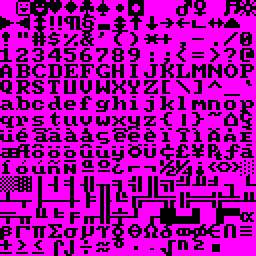
#> input picture ImageProcessingExample/FontsOG.png, 128 x 128 px (shown 2 times larger)
$ python SimpleImageProcessing.py
#> lines starting #> are read from the running program, lines starting #| are printed output that depends on the picture
"""
A small script using pillow to fix colors in an input image.
1. We want to replace the purple with transluscence.
2. We want to scale up the files.
"""

from PIL import Image

IN_FILE = "FontsOG.png"
OUT_FILE_1 = "FONTS_8.png"
OUT_FILE_2 = "FONTS_16.png"

# Load files, make conversions as necessary

with Image.open(IN_FILE) as img:
#> img is the input picture: PIL image 128x128 P; mean R, G, B 166.1, 0, 166.1
    new_img = img.convert("RGBA")

    # The new_img_map is necessary in order to access pixel level data.
    new_img_map = new_img.load()
    HEIGHT, WIDTH = img.size
#> HEIGHT = 128; WIDTH = 128

# Replace the purple with transluscence.

for i in range(HEIGHT):
    for j in range(WIDTH):
        print(new_img_map[i,j])

        # For sake of simplicity, we hardcode this.
        if new_img_map[i,j]!=(0,0,0,255):
            new_img_map[i,j]=(0,0,0,0)
#> this loop made 128 passes
#> (printed output is left out)

# Export at original and 2x scales.

new_img.save(OUT_FILE_1)
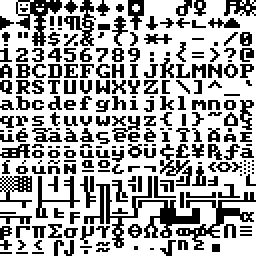
#> saved as FONTS_8.png: PIL image 128x128 RGBA (shown 2 times larger); mean R, G, B, A 0, 0, 0, 88.9; transparent parts drawn white

new_img = new_img.resize((2*HEIGHT,2*WIDTH))
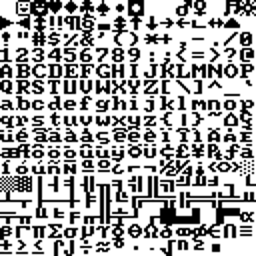
#> new_img: PIL image 256x256 RGBA; mean R, G, B, A 0, 0, 0, 89.4; transparent parts drawn white
new_img.save(OUT_FILE_2)
